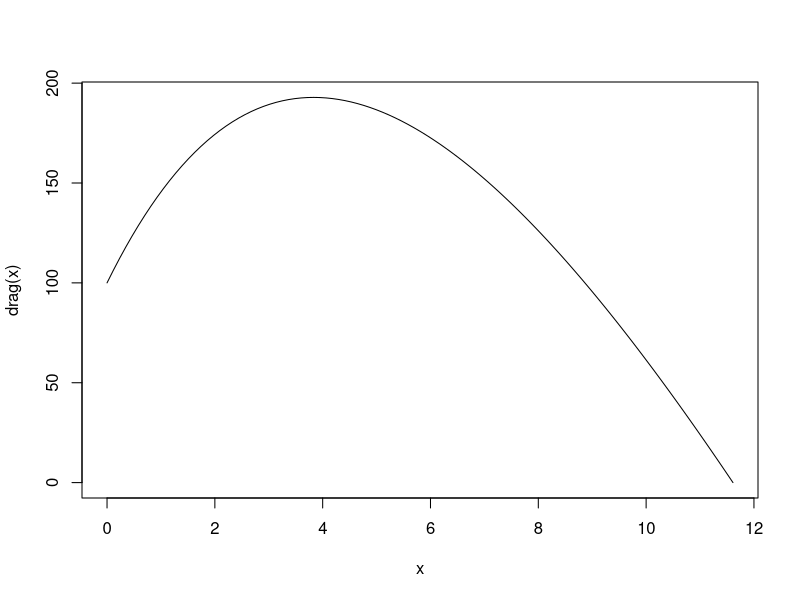
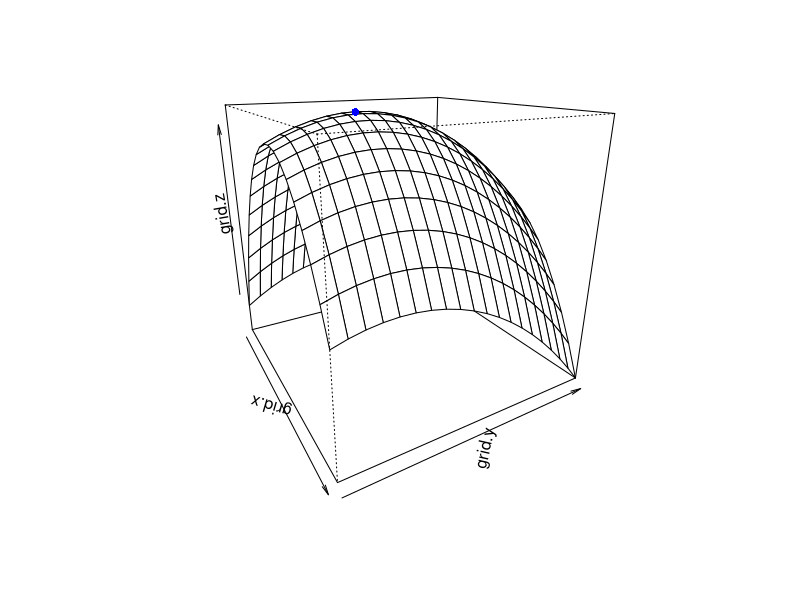
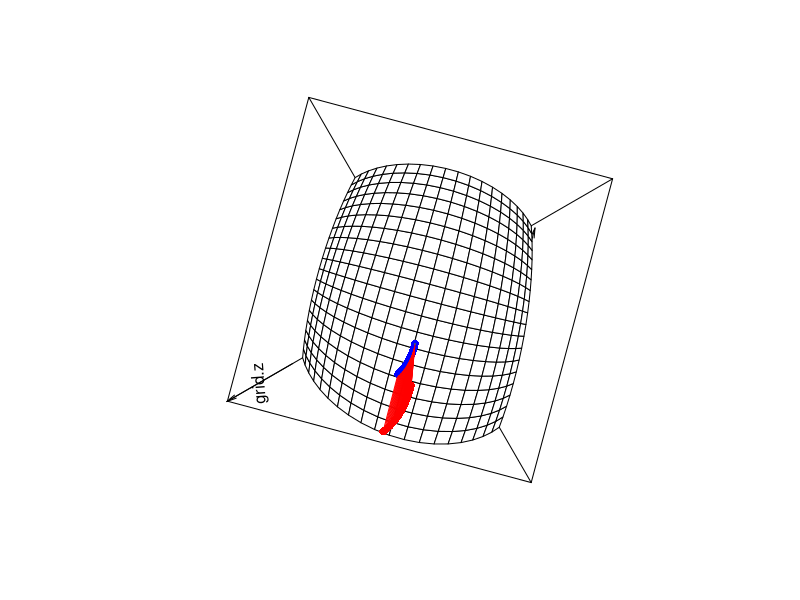

Generate these figures, in order, with R:
## ---- chunk 1
drag <- function(t) {
  g = 9.81 
  z0 = 100 
  v0 = 55
  m = 80
  c = 15
  return(abs(z0 + (((m/c)*(v0 + ((m*g)/c))*(1 - exp(-((c/m)*t))))) - (((m*g)/c)*t)))
}
curve(drag, from = 0, to = 11.61085)
## ---- chunk 2
drag <- function(z0, m, c, v0, g, t) {
  return(abs(z0 + (((m/c)*(v0 + ((m*g)/c))*(1 - exp(-((c/m)*t))))) - (((m*g)/c)*t)))
}
min <- optimize(drag, c(0,12),g = 9.81, z0 = 100, v0 = 55, m = 80, c = 15)
min$minimum
## ---- chunk 3
drag <- function(z0, m, c, v0, g, t) {
  return(-(z0 + (((m/c)*(v0 + ((m*g)/c))*(1 - exp(-((c/m)*t))))) - (((m*g)/c)*t)))
}
max <- optimize(drag, c(0,12),g = 9.81, z0 = 100, v0 = 55, m = 80, c = 15)
-max$objective
## ---- chunk 4
drag <- function(z0, m, c, v0, g, t) {
  return(-(z0 + (((m/c)*(v0 + ((m*g)/c))*(1 - exp(-((c/m)*t))))) - (((m*g)/c)*t)))
}
max <- optimize(drag, c(0,12),g = 9.81, z0 = 100, v0 = 55, m = 80, c = 15)
max$minimum
## ---- chunk 5
# The gradient descent function
gradient.descent = function(par, gr, gamma=.1, epsilon=.01, n=1500, verbose=FALSE, ...) {
  for (i in seq_len(n)) {
    gradient = gr(..., par)
    par = par - gamma * gradient
    gradient.size = sum(abs(gradient))
    if (verbose) {
      cat(sep="", "i=", i, ", par=c(", paste(signif(par, 4), collapse=","),
          "), gradient=c(", paste(signif(gradient, 4), collapse=","),
          "), size=", signif(gradient.size, 4), "\n")
    }
    if (gradient.size < epsilon) {
      break
    }
  }
  return(par)
}

# Function of interest - trying to maximize
poll.conc <- function(x, y) {
  return((7.9 + (0.13*x) + (0.21*y) - (0.05*(x^2)) - (0.016*(y^2)) - (0.007*x*y)))
}

# Derivative of the function with respect to x and y - made it negative so that way it becomes a valley rather than a mound
gradient.f.using.par = function(par) { # Define gradient(z) = (df.dx, df.dy).
  x = par[1]
  y = par[2]
  df.dx = -(0.13 - 0.05*2*x - 0.007*y)
  df.dy = -(0.21 - 0.016*y*2 - 0.007*x)
  return(c(df.dx, df.dy))
}

# Getting the plot set up
grid.n <- 20
limit.x <- 10
limit.y <- 20
grid.x <- seq(-limit.x, limit.x, length.out = grid.n)
grid.y <- seq(0, limit.y, length.out = grid.n)
grid.z <- outer(grid.x, grid.y, poll.conc)

# Implementing the gradient descent fucntion from a starting point of x = 0, y = 0
x.y <- gradient.descent(par = c(0,0), gr=gradient.f.using.par, verbose = FALSE)

# Results from the gradient descent function get saved in the x.y vector. Evaluated to form Z and then plotted
z <- poll.conc(x = x.y[1], y = x.y[2])
persp.out <- persp(grid.x, grid.y, grid.z, theta = 60, phi = 20)
points(trans3d(x=x.y[1], y=x.y[2], z=z, pmat=persp.out), col="blue", pch=16)

# Starting to use optim - need to change function to make it evaluate the given paramaters
poll.conc.optim <- function(par) {
 x = par[1]
 y = par[2]
 return((7.9 + (0.13*x) + (0.21*y) - (0.05*(x^2)) - (0.016*(y^2)) - (0.007*x*y)))
}

gradient.f.using.par.optim = function(par) { # Define gradient(z) = (df.dx, df.dy).
  x = par[1]
  y = par[2]
  df.dx = -(0.13 - 0.05*2*x - 0.007*y)
  df.dy = -(0.21 - 0.016*y*2 - 0.007*x)
  return(c(df.dx, df.dy))
}

optim(par = c(0, 0), fn = poll.conc.optim, method = "Nelder-Mead")
optim(par = c(0, 0), fn = poll.conc.optim, gr = gradient.f.using.par.optim,method = "BFGS")
## ---- chunk 6
gradient.f = function(x,y) { # Define gradient(z) = (df.dx, df.dy).
  df.dx = -(0.13 - 0.05*2*x - 0.007*y)
  df.dy = -(0.21 - 0.016*y*2 - 0.007*x)
  return(c(df.dx, df.dy))
}

persp.out <- persp(grid.x, grid.y, grid.z, theta = 15, phi = 90)
x = 0 # Starting x
y = 0   # Starting y
old.x = x
old.y = y
n = 60
gamma = .5 # Step size parameter. (Or, better: vary gamma with a line search.)

for(i in seq_len(n)) {
  g = gradient.f(x, y)
  x = x - gamma * g[1]
  y = y - gamma * g[2]
  if (TRUE) { # This block is not part of the algorithm. It just draws.
    z = poll.conc(x, y)
    points(trans3d(x=x, y=y, z=0, pmat=persp.out), col="blue", pch=16)
    points(trans3d(x=x, y=y, z=z, pmat=persp.out), col="red", pch=16)
    lines(trans3d(x=c(x, x), y=c(y, y), z=c(0, z), pmat=persp.out), col="red")
    lines(trans3d(x=c(old.x, x), y=c(old.y, y), z=c(0, 0), pmat=persp.out),
          col="green")
    old.x = x
    old.y = y
    scan(what=character(), n=1, quiet=TRUE) # Require "Enter" to move.
  }
}
